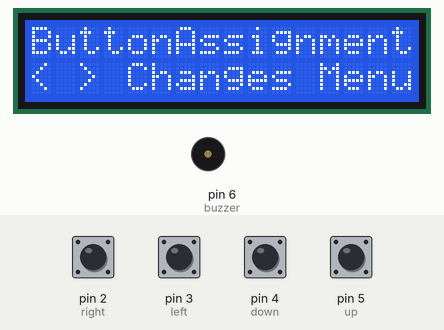
Recording of a sketch running on a simulated Arduino Uno, built with avr-gcc and run on an emulated ATmega328P. Parts: 16×2 character LCD, buzzer (waves = sounding, pin HIGH). Inputs (shaded band) come from the test bench; at power-on: pin 2 (right), pin 3 (left), pin 4 (down), pin 5 (up) HIGH.

Above: at 1.6 s.
1.7 s: pin 4 (down) pulled LOW for 0.3 s
At 2.8 s:
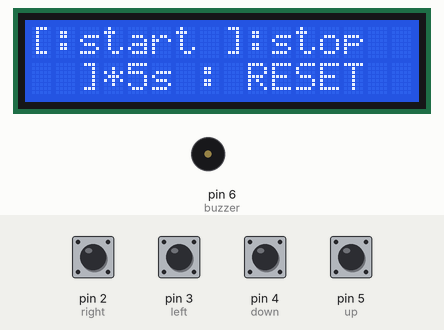
3.5 s: pin 2 (right) pulled LOW for 0.3 s
At 6.6 s:
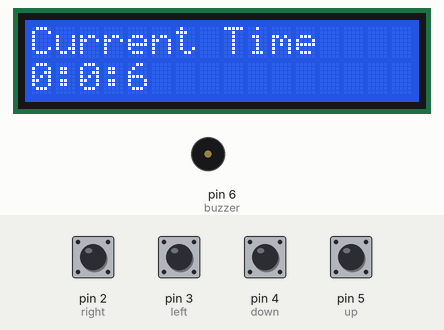
6.8 s: pin 4 (down) pulled LOW for 1 s
At 8.1 s:
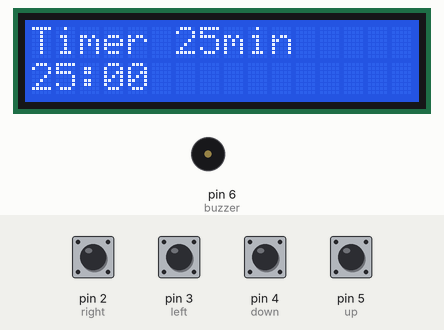
9.3 s: pin 4 (down) pulled LOW for 0.3 s
At 10.7 s:
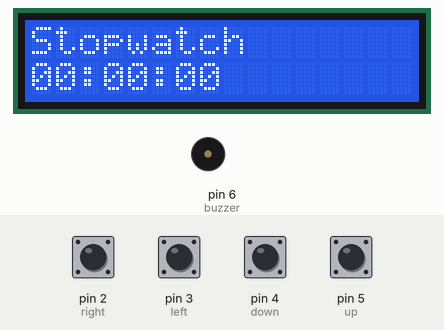
11.1 s: pin 3 (left) pulled LOW for 0.3 s
At 13.3 s:
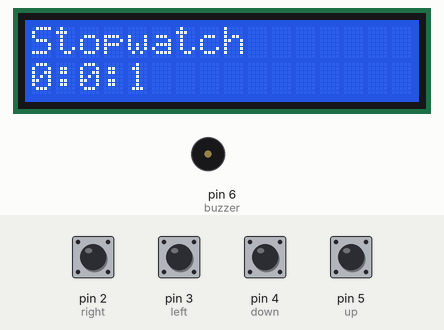
14.4 s: pin 5 (up) pulled LOW for 1 s
At 15.5 s:
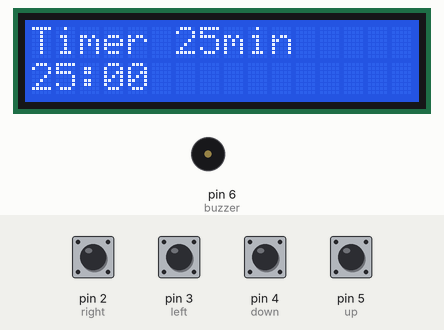
Timing chart, 0 to 17.4 s (numbered marks = the images above; inputs shaded):
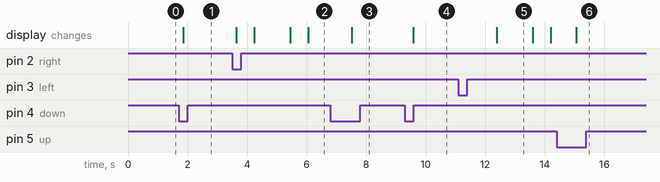

The sketch:

Pomodoro.ino
```cpp
// include the library code:
#include <LiquidCrystal.h>

// initialize the library with the numbers of the interface pins
LiquidCrystal lcd(7, 8, 9, 10, 11, 12);

//used push buttons on analog pins
#define up 5
#define down 4
#define left 3
#define right 2
#define buzzer 6

//variables used
bool pomodoro_active = false; //check whether pomodoro is active or stopped
bool stopwatch_active = false;//check whether stopwatch is active or stopped
byte menu = 0; //used for switching menus; initial is default menu
unsigned long pomodoro_start = 0; //value to store pomodoro start time
unsigned long stopwatch_start = 0; //value to store stopwatch start time
unsigned long pauseTime = 0; // to store when the stopwatch was paused
byte pomodoroTimer = 25; //Pomodoro Timer value
bool anybuttonPressed = false; //to avoid conflicts with the if loops
bool stopwatch_pause = false; // to check whether stopwatch is paused
bool buzzer_sound =  false; //used in giving alarm only once


void setup()
{
  // set up the LCD's number of columns and rows:
  lcd.begin(16, 2);

  // initialize the pins as input with pullup resistor
  //if button is not pressed then it will be always high; when button pressed it will be low
  pinMode(up,INPUT_PULLUP);
  pinMode(down,INPUT_PULLUP);
  pinMode(left,INPUT_PULLUP);
  pinMode(right,INPUT_PULLUP);
  pinMode(buzzer,OUTPUT);
  init_setup();//used to check the working of a buttons

}

void loop()
{
  lcd.clear();
  //if menu ==0 i.e default screen i.e date time
  if(menu == 0)
  {
    default_screen();
  }

  //if menu ==1 i.e pomodoro screen
  if(menu == 1)
  {
    Pomodoro();
  }

  if(menu == 2)
  {
    Stopwatch();
  }

  //when menu is in default then only down button will work and it has show pomodoro menu
  if((menu == 0) && !digitalRead(down) && !anybuttonPressed)
  {
    menu = 1;
    delay(250);//button debounce
    anybuttonPressed = true;
  }
  //when menu is in pomodoro menu and up key is pressesd will lead to default screeen
  if((menu == 1) && !digitalRead(up) && !anybuttonPressed)
  {
    menu=0;
    delay(250);//button debounce
    anybuttonPressed = true;
  }
  //when menu is in pomodoro and down key is pressed will take to stopwatch menu
  if((menu ==1) && !digitalRead(down) && !anybuttonPressed)
  {
    menu = 2;
    delay(250);//button debounce
    anybuttonPressed = true;
  }
  //when menu is in stopwatch and up key is pressed
  if((menu == 2) && !digitalRead(up) && !anybuttonPressed)
  {
    menu = 1;
    delay(250);//button debounce
    anybuttonPressed = true;
  }


 //when in pomodoro menu and start button is pressed start the timer
 //this will also resets the timer
  if((menu == 1) && !digitalRead(left) && !pomodoro_active && !anybuttonPressed)
     {
       pomodoro_active = true;
       pomodoro_start = millis()/1000;
       anybuttonPressed = true;
       buzzer_sound = true; //turns on buzzer
     }
 //when pomodoro is active and again the start button is pressed will reset timer
  if((menu == 1) && !digitalRead(left) && pomodoro_active && !anybuttonPressed)
     {
       pomodoro_active = false;
       anybuttonPressed = true;
       buzzer_sound = false; //turns off buzzer_sound
       //pomodoro_start = millis()/1000;
     }

  //when in stopwatch menu and start button is pressed then start the stopwatch
  if((menu == 2) && !digitalRead(left) && !stopwatch_active && !anybuttonPressed)
  {
    stopwatch_active = true;
    stopwatch_start = millis()/1000;
    anybuttonPressed = true;
    delay(1000);//to control the speed of switching
    stopwatch_pause = false;
    pauseTime = 0;
  }
  //when in stopwatch menu and start button is pressed will reset the stopwatch
  if((menu == 2) && !digitalRead(left) && stopwatch_active && !anybuttonPressed && !stopwatch_pause)
  {
    stopwatch_active = false;
    anybuttonPressed = true;
    stopwatch_pause = false;
    pauseTime = 0;
    //stopwatch_start = millis()/1000;
  }

  //when the stopwatch is running and we need to pause it
  if ((menu==2) && !digitalRead(right) && stopwatch_active && !stopwatch_pause && !anybuttonPressed)
  {
    pauseTime = ((millis()/1000)-stopwatch_start) + pauseTime;//to know when it got stopped
    stopwatch_pause = true; // now stop watch is true
  }

  //After pausing the stopwatch they can resume by pressing the start button
  if((menu == 2) && !digitalRead(left) && stopwatch_active && !anybuttonPressed && stopwatch_pause)
  {
    anybuttonPressed = true;
    stopwatch_pause = false;
    //pauseTime = 0;
    stopwatch_start = millis()/1000;
  }

  anybuttonPressed = false;

}

// checking conditions of working buttons
void init_setup(){
  do{
  lcd.print("ButtonAssignment");
  lcd.setCursor(0, 1);
  lcd.print("< > Changes Menu");
   delay(250);
  }while(digitalRead(up) && digitalRead(down));

  lcd.clear();

  do{
    lcd.print("[:start ]:stop");
    lcd.setCursor(0, 1);
    lcd.print("  ]*5s : RESET  ");
    delay(250);
  }while(digitalRead(left) && digitalRead(right));

  lcd.clear();

}

void default_screen()
{
  lcd.print("Current Time");
  lcd.setCursor(0, 1);
  unsigned long time2convert = millis()/1000;
  byte seconds = time2convert%60; //time in seconds
  byte minutes = (time2convert/60)%60; //time in minutes
  byte hours = (time2convert/3600)%24; //time in hours
  lcd.print(String(hours)+':'+String(minutes)+':'+String(seconds));
  delay(600);
}

void Pomodoro()
{
  int value2Convert;
  lcd.print("Timer 25min");
  lcd.setCursor(0, 1);
  if(!pomodoro_active)
  {
    lcd.print("25:00");
  }
  if(pomodoro_active)
  {
      value2Convert = (pomodoroTimer*60)-((millis()/1000)-pomodoro_start);
    //send remaining value to convert
    if(value2Convert>0)
      ss2hh(value2Convert,true);

    //if time is up print take break
    else
    {
      if(buzzer_sound)
      {
        lcd.print("Take Break");
        digitalWrite(buzzer, HIGH);
        delay(2000);
        digitalWrite(buzzer,LOW);
      }
       buzzer_sound =  false; //turns off buzzer_sound
    }
  }

  delay(600);
}

void Stopwatch()
{
  int value2Convert;
  lcd.print("Stopwatch");
  lcd.setCursor(0, 1);
  if(!stopwatch_active)
  {
    lcd.print("00:00:00");
  }
  if(stopwatch_active && !stopwatch_pause)
  {
      value2Convert = ((millis()/1000)-stopwatch_start) + pauseTime;
    //send remaining value to convert
    if(value2Convert>0)
      ss2hh(value2Convert,true);
  }
  if(stopwatch_active && stopwatch_pause)
  {
    value2Convert = pauseTime;
    if(value2Convert>0)
      ss2hh(value2Convert,true);
  }

  delay(600);
}

//this function can take input seconds input and convert to hours format
int ss2hh(unsigned long time2convert,bool to_print)
{
  byte seconds = time2convert%60; //time in seconds
  byte minutes = (time2convert/60)%60; //time in minutes
  byte hours = (time2convert/3600)%24; //time in hours
  if (to_print)
    lcd.print(String(hours)+':'+String(minutes)+':'+String(seconds));
  else;
  return 0;
}
```

Measured:
- after the input at 1.7 s, the display: changes after 0.15 s (image 1)
- after the input at 3.5 s, the display: first changes after 0.13 s (image 2 shows a later state)
- after the input at 6.8 s, the display: changes after 0.71 s (image 3)
- after the input at 9.3 s, the display: changes after 0.27 s (image 4)
- after the input at 11.1 s, the display: changes after 1.3 s (image 5)
- after the input at 14.4 s, the display: changes after 0.66 s (image 6)
- what the display in image 5 shows lasts 1.2 s, from 12.4 s to 13.6 s
